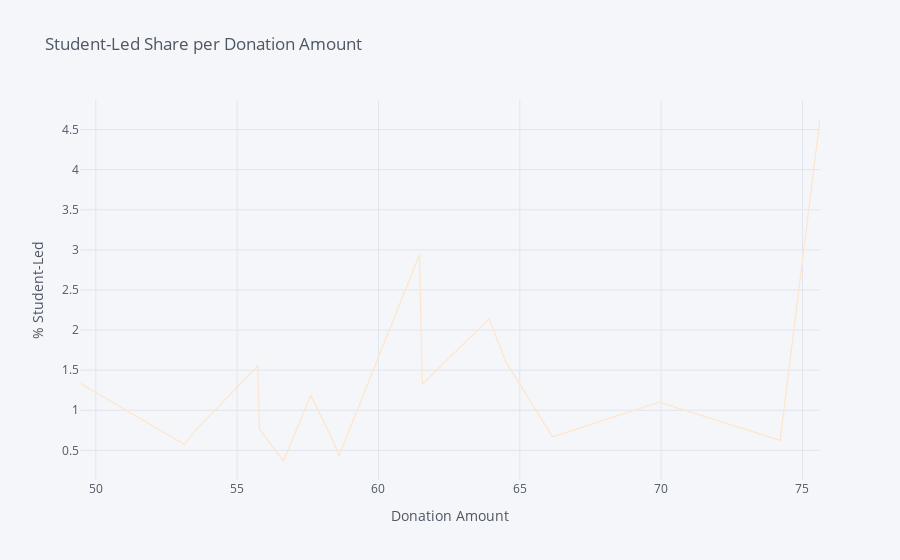

Notebook code cell kept with this figure:
### Code cell
df_ptype_resource_sort.iplot(kind='scatter', x='Amount per Donation', y='% Student-Led',  yTitle='% Student-Led', xTitle='Donation Amount', title ='Student-Led Share per Donation Amount', colorscale='oranges')

### Figure 1 — Plotly figure (JSON) as saved in the notebook; plotly's stock layout.template omitted (floating-point values rounded to 4 significant figures)
{"data": [{"line": {"color": "rgba(254, 230, 206, 1.0)", "dash": "solid", "shape": "linear", "width": 1.3}, "mode": "lines", "name": "% Student-Led", "text": "", "type": "scatter", "x": [75.62, 74.21, 69.93, 66.16, 64.51, 63.91, 61.55, 61.45, 58.6, 58.4, 57.6, 56.64, 55.79, 55.73, 53.5, 53.14, 49.44], "y": [4.632, 0.6255, 1.101, 0.6676, 1.599, 2.14, 1.324, 2.94, 0.4301, 0.6171, 1.189, 0.3674, 0.7645, 1.555, 0.7406, 0.5738, 1.337]}], "layout": {"autosize": true, "legend": {"bgcolor": "#F5F6F9", "font": {"color": "#4D5663"}}, "paper_bgcolor": "#F5F6F9", "plot_bgcolor": "#F5F6F9", "title": {"font": {"color": "#4D5663"}, "text": "Student-Led Share per Donation Amount"}, "xaxis": {"autorange": true, "gridcolor": "#E1E5ED", "range": [49.44, 75.62], "showgrid": true, "tickfont": {"color": "#4D5663"}, "title": {"font": {"color": "#4D5663"}, "text": "Donation Amount"}, "type": "linear", "zerolinecolor": "#E1E5ED"}, "yaxis": {"autorange": true, "gridcolor": "#E1E5ED", "range": [0.1305, 4.869], "showgrid": true, "tickfont": {"color": "#4D5663"}, "title": {"font": {"color": "#4D5663"}, "text": "% Student-Led"}, "type": "linear", "zerolinecolor": "#E1E5ED"}}}
